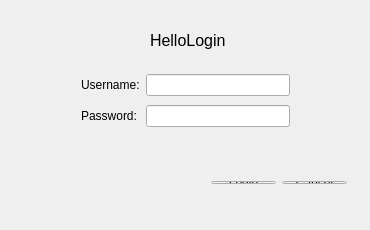
<?xml version="1.0" encoding="UTF-8"?>
<ui version="4.0">
 <class>Qt_HelloWorldClass</class>
 <widget class="QMainWindow" name="Qt_HelloWorldClass">
  <property name="geometry">
   <rect>
    <x>0</x>
    <y>0</y>
    <width>370</width>
    <height>230</height>
   </rect>
  </property>
  <property name="minimumSize">
   <size>
    <width>370</width>
    <height>230</height>
   </size>
  </property>
  <property name="maximumSize">
   <size>
    <width>370</width>
    <height>230</height>
   </size>
  </property>
  <property name="windowTitle">
   <string>HelloLogin</string>
  </property>
  <widget class="QWidget" name="centralWidget">
   <widget class="QLabel" name="label_3">
    <property name="geometry">
     <rect>
      <x>150</x>
      <y>30</y>
      <width>81</width>
      <height>21</height>
     </rect>
    </property>
    <property name="font">
     <font>
      <family>Segoe UI</family>
      <pointsize>12</pointsize>
     </font>
    </property>
    <property name="text">
     <string>HelloLogin</string>
    </property>
   </widget>
   <widget class="QWidget" name="">
    <property name="geometry">
     <rect>
      <x>70</x>
      <y>60</y>
      <width>231</width>
      <height>81</height>
     </rect>
    </property>
    <layout class="QGridLayout" name="gridLayout">
     <item row="0" column="0">
      <widget class="QLabel" name="label">
       <property name="text">
        <string>Username:</string>
       </property>
      </widget>
     </item>
     <item row="0" column="1">
      <widget class="QLineEdit" name="UsernameEdit"/>
     </item>
     <item row="1" column="0">
      <widget class="QLabel" name="label_2">
       <property name="text">
        <string>Password:</string>
       </property>
      </widget>
     </item>
     <item row="1" column="1">
      <widget class="QLineEdit" name="PasswordEdit"/>
     </item>
    </layout>
   </widget>
   <widget class="QWidget" name="">
    <property name="geometry">
     <rect>
      <x>200</x>
      <y>170</y>
      <width>158</width>
      <height>25</height>
     </rect>
    </property>
    <layout class="QHBoxLayout" name="horizontalLayout">
     <item>
      <widget class="QPushButton" name="LoginButton">
       <property name="text">
        <string>Login</string>
       </property>
      </widget>
     </item>
     <item>
      <widget class="QPushButton" name="CancelButton">
       <property name="text">
        <string>Cancel</string>
       </property>
      </widget>
     </item>
    </layout>
   </widget>
  </widget>
 </widget>
 <layoutdefault spacing="6" margin="11"/>
 <resources>
  <include location="Qt_HelloWorld.qrc"/>
 </resources>
 <connections>
  <connection>
   <sender>CancelButton</sender>
   <signal>clicked()</signal>
   <receiver>Qt_HelloWorldClass</receiver>
   <slot>close()</slot>
   <hints>
    <hint type="sourcelabel">
     <x>319</x>
     <y>182</y>
    </hint>
    <hint type="destinationlabel">
     <x>184</x>
     <y>114</y>
    </hint>
   </hints>
  </connection>
 </connections>
</ui>
